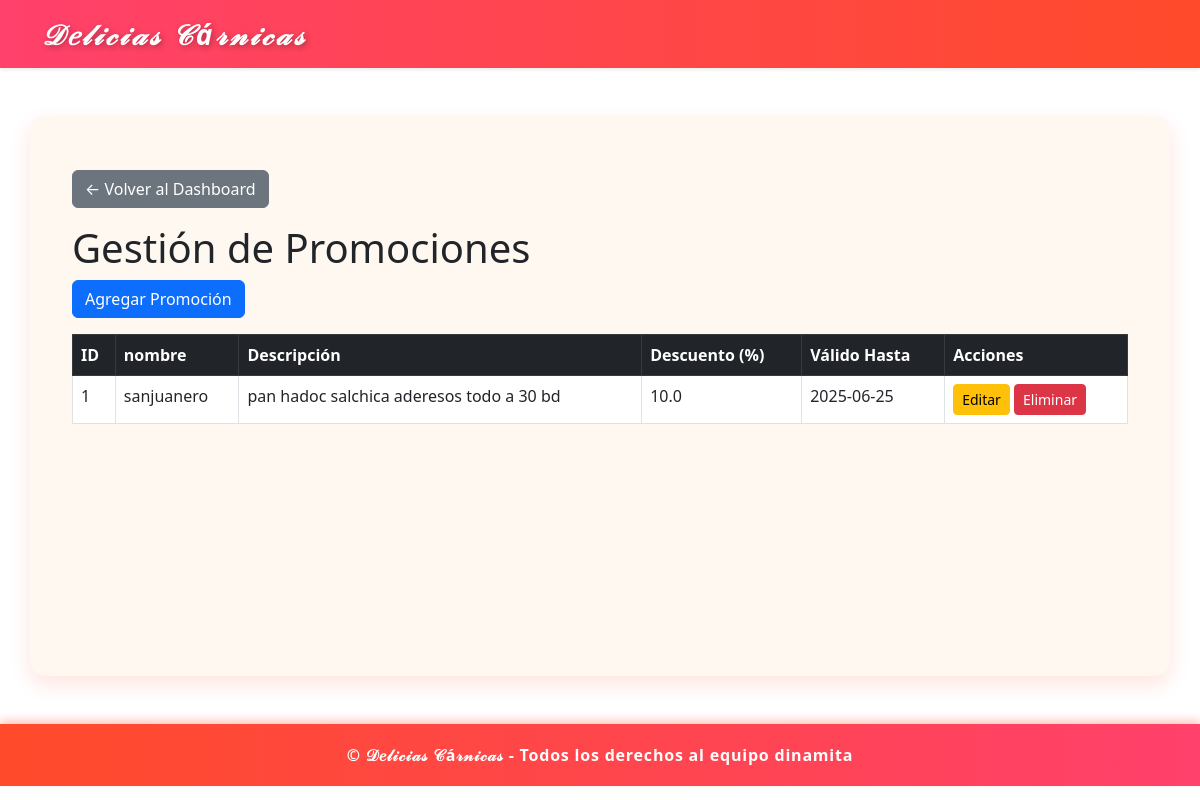
Page /admin/promociones (signed in) on the committed database.
### models/promocion_model.py (models this page shows)
class Promocion(db.Model):
    __tablename__ = 'promociones'
    __table_args__ = {'extend_existing': True}  # Esto permite redefinirla sin error
    id = db.Column(db.Integer, primary_key=True)
    nombre = db.Column(db.String(100), nullable=False)
    descripcion = db.Column(db.Text)
    descuento = db.Column(db.Float, nullable=False)  # porcentaje, ej. 15.0 para 15%
    fecha_inicio = db.Column(db.Date, nullable=False)
    fecha_fin = db.Column(db.Date, nullable=False)
    activa = db.Column(db.Boolean, nullable=False, default=True)  # <--- Aquí debe estar

### controllers/admin_controller.py (the view)
@admin_bp.route('/promociones')
@login_required
def promociones():
    promociones = Promocion.query.all()
    return render_template('admin/promociones.html', promociones=promociones)

### run.py (called while the page is built)
def create_app():
    app = Flask(__name__)
    app.config.from_object(Config)
    init_app(app)
    login_manager = LoginManager()
    login_manager.init_app(app)
    login_manager.login_view = 'auth.login'
    @login_manager.user_loader
    def load_user(user_id):
        return Usuario.query.get(int(user_id))
    app.register_blueprint(auth_bp, url_prefix='/auth')
    app.register_blueprint(admin_bp, url_prefix='/admin')
    app.register_blueprint(cliente_bp, url_prefix='/cliente')
    @app.route('/')
    def index():
        return render_template('index.html')
    return app

### templates/admin/promociones.html (shortened to what this page needs)
{% extends 'admin/base_admin.html' %}
{% block content %}
<div class="container mt-4">
    <a href="{{ url_for('admin.dashboard') }}" class="btn btn-secondary mb-3">← Volver al Dashboard</a>
    <h1>Gestión de Promociones</h1>
    <a href="{{ url_for('admin.nueva_promocion') }}" class="btn btn-primary mb-3">Agregar Promoción</a>
    <table class="table table-bordered table-hover">
        <thead class="table-dark">
            <tr>
                <th>ID</th>
                <th>nombre</th>
                <th>Descripción</th>
                <th>Descuento (%)</th>
                <th>Válido Hasta</th>
                <th>Acciones</th>
            </tr>
        </thead>
        <tbody>
            {% for promo in promociones %}
            <tr>
                <td>{{ promo.id }}</td>
                <td>{{ promo.nombre }}</td>
                <td>{{ promo.descripcion }}</td>
                <td>{{ promo.descuento }}</td>
                <td>{{ promo.fecha_fin.strftime('%Y-%m-%d') }}</td>
                <td>
                    <a href="{{ url_for('admin.editar_promocion', id=promo.id) }}" class="btn btn-sm btn-warning">Editar</a>
                    <a href="{{ url_for('admin.eliminar_promocion', id=promo.id) }}" class="btn btn-sm btn-danger">Eliminar</a>
                </td>
            </tr>
            {% endfor %}
        </tbody>
    </table>
</div>
{% endblock %}

### rows in the picture
Promocion: id "1", nombre "sanjuanero", descripcion "pan hadoc salchica aderesos todo a 30 bd", descuento "10.0", fecha_fin "2025-06-25"
